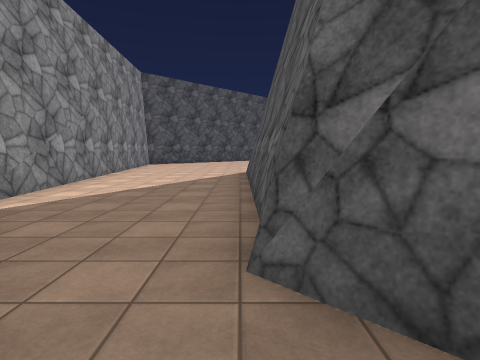
[1] (above)

23 first-person views from a walk through a Unity game level. The camera is 1.4 m above the floor, tilts 6° down and sees 80° across. The floor is counted in squares, 2 m on a side. Each view is taken from the middle of a square. On the plan, view 1 faces up. The plan holds only what a view shows up to about 10 squares ahead; the rest is blank. The place goes on beyond the plan. Some animated figures are left out. Surface patterns are stand-ins for the level's own textures.

[2]
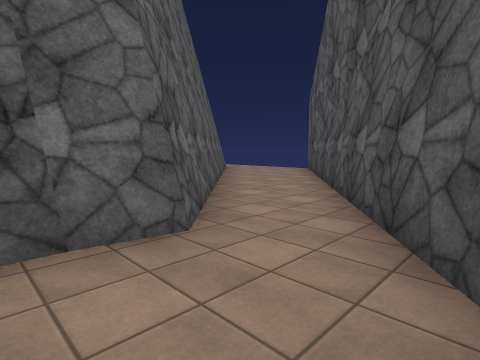

[3]
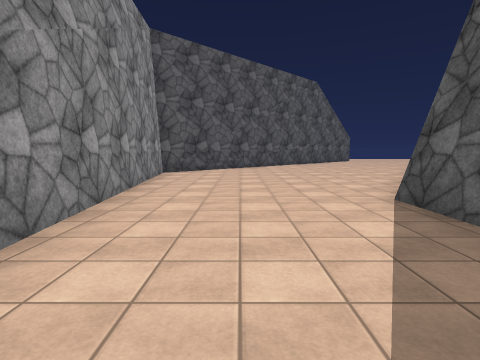

[4]
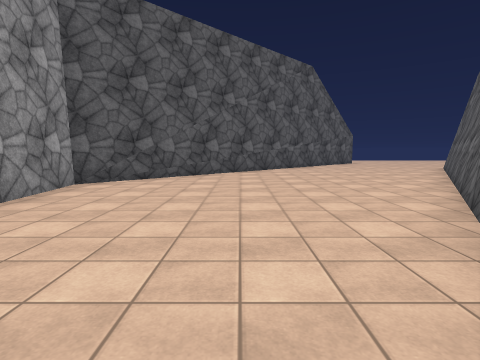

[5]
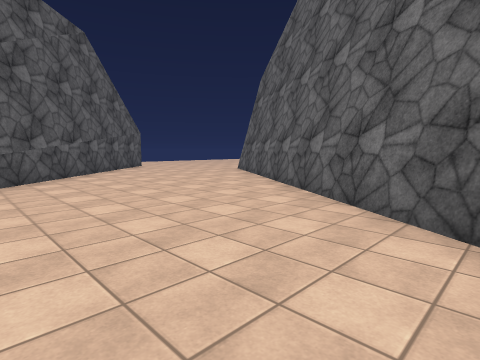

[6]
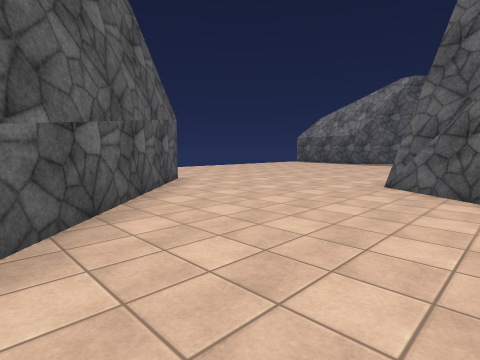

[7]
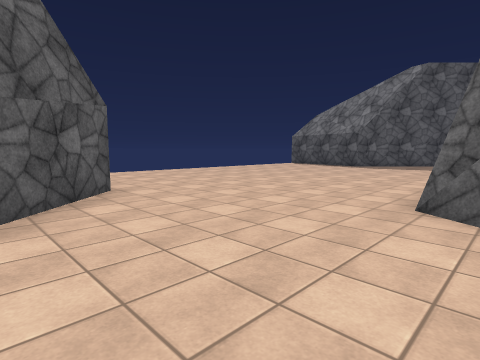

[8]
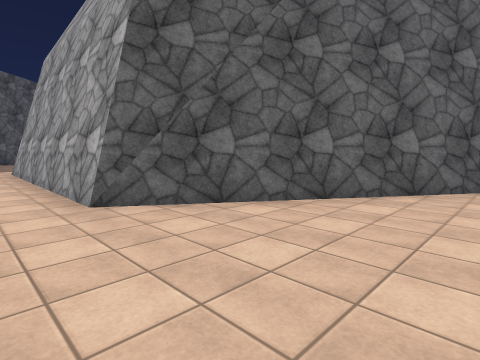

[9]
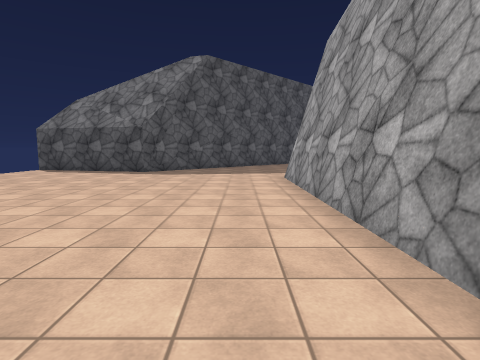

[10]
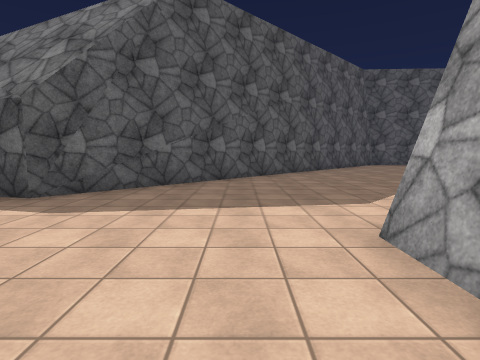

[11]
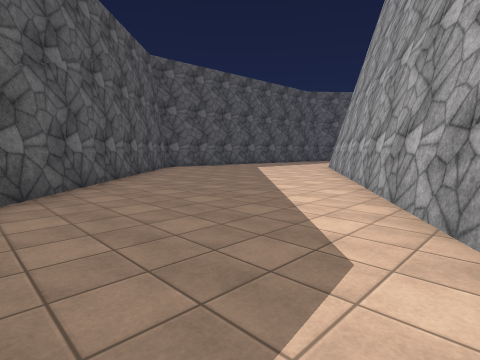

[12]
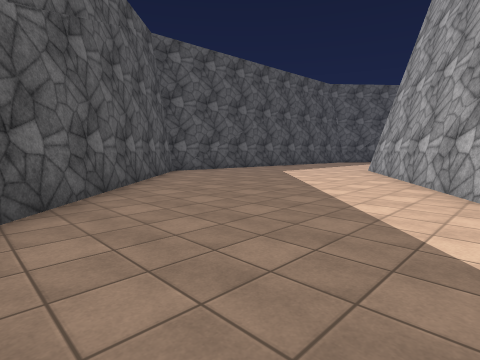

[13]
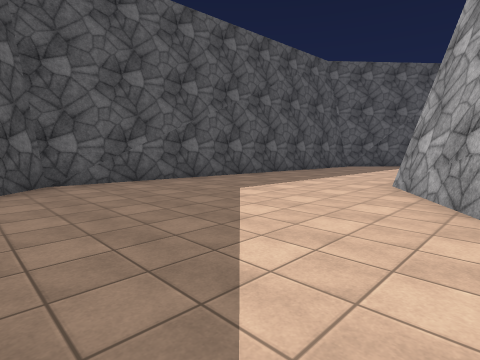

[14]
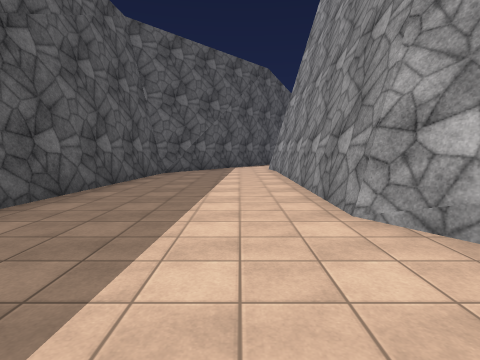

[15]
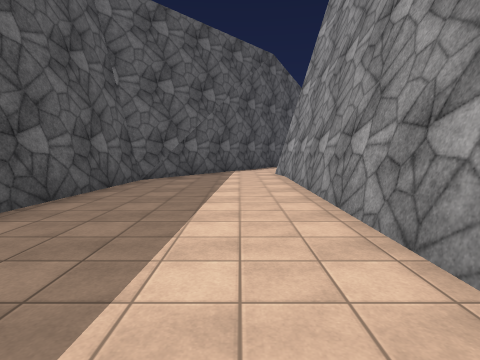

[16]
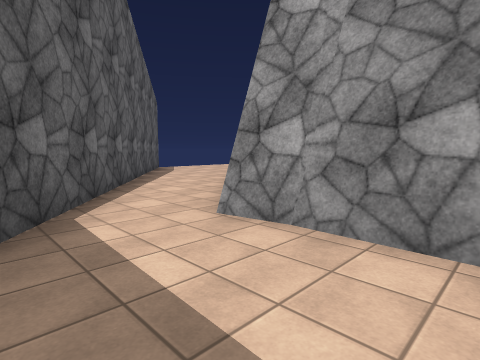

[17]
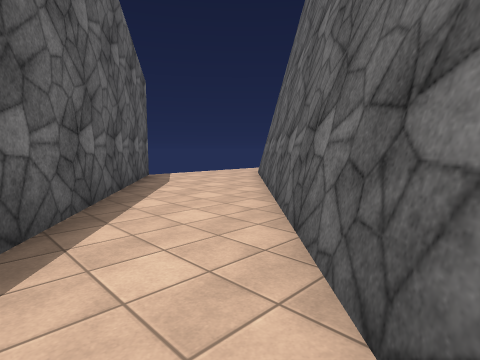

[18]
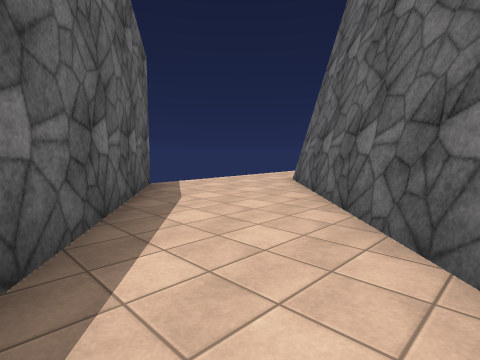

[19]
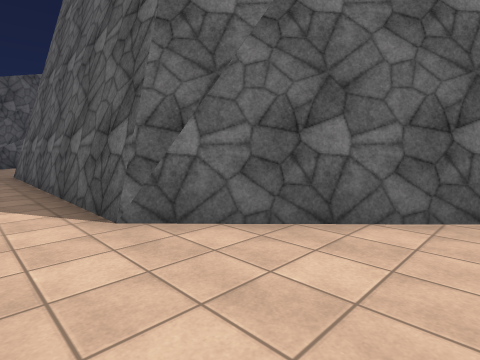

[20]
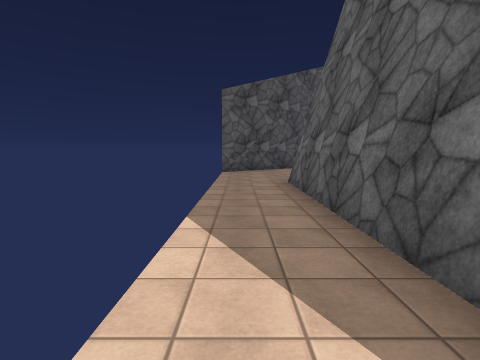

[21]
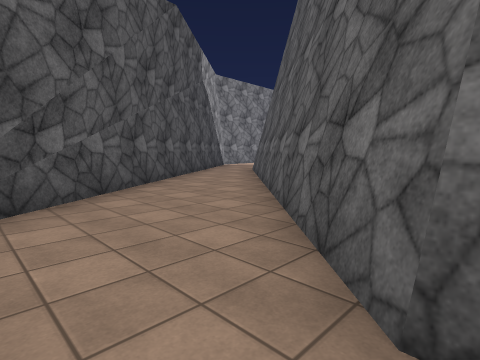

[22]
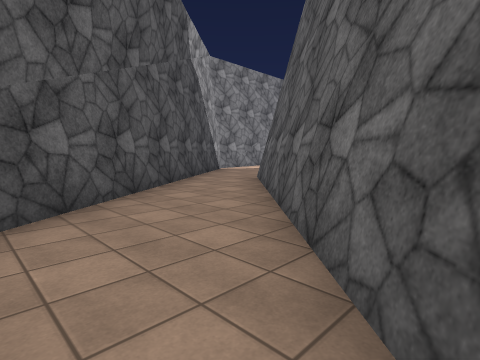

[23]
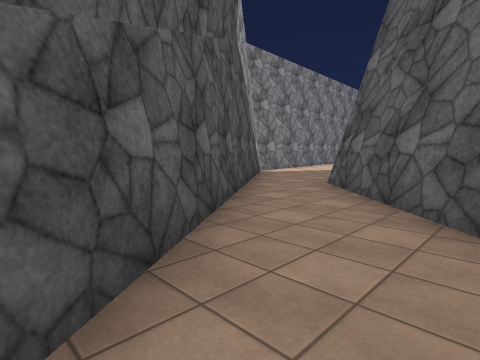

### Floor plan
Points are (right, up) in squares from view 1. A wall is a line through its corners. A room is listed if a view was taken in it or the views show most of it. See-through windows are left out.
Room 1 (views 1, 18, 19, 20, 21, 22, 23)
walls: (16.1, -6.6) (20.9, -0.1); (19.2, 1) (13.2, -4.9) (6.8, -4.9) (0.2, 1.6); (-1.1, 0.3) (3.9, -6.6)
ways out: opening at (0, 1) to room 2; opening at (20, 0) to room 2; opening at (16, -7)
Room 2 (views 2, 3, 4, 5, 6, 7, 8, 9, 10, 11, 12, 13, 14, 15, 16, 17)
walls: (14.1, 17.5) (19.7, 9.1) (19.7, 2.4); (4.9, 23.1) (-4.4, 13.8) (-3.3, 3.3) (-1.1, 0.3); (15.7, 22.7) (15.1, 23.1) (16.1, 27); (1.6, 10.9) (6.8, 18.7) (13.3, 18.7); (0.4, 2.5) (0.4, 9); (19.7, 2.5) (19.9, 1.5); (0.2, 1.6) (0.4, 2.6); (20.9, -0.1) (23.5, 3.5) (24.5, 13.7) (15.1, 23.1)
ways out: opening at (0, 1) to room 1; opening at (20, 0) to room 1; gap at (16, 27)

Where each view was taken, in squares from view 1:
view 1: 0 up, 0 right, facing up
view 2: 3 up, 2 left, facing down-right
view 3: 5 up, 2 left, facing up
view 4: 8 up, 1 left, facing up
view 5: 11 up, 1 left, facing up-right
view 6: 17 up, 1 right, facing up-right
view 7: 18 up, 3 right, facing up-right
view 8: 20 up, 3 right, facing down-right
view 9: 20 up, 6 right, facing right
view 10: 20 up, 11 right, facing right
view 11: 20 up, 14 right, facing down-right
view 12: 19 up, 16 right, facing down-right
view 13: 15 up, 18 right, facing down-right
view 14: 12 up, 21 right, facing down
view 15: 10 up, 21 right, facing down
view 16: 4 up, 22 right, facing down-left
view 17: 1 up, 20 right, facing down-left
view 18: 1 down, 19 right, facing down-left
view 19: 6 down, 16 right, facing up-left
view 20: 6 down, 13 right, facing left
view 21: 6 down, 7 right, facing up-left
view 22: 4 down, 5 right, facing up-left
view 23: 4 down, 3 right, facing up-left
